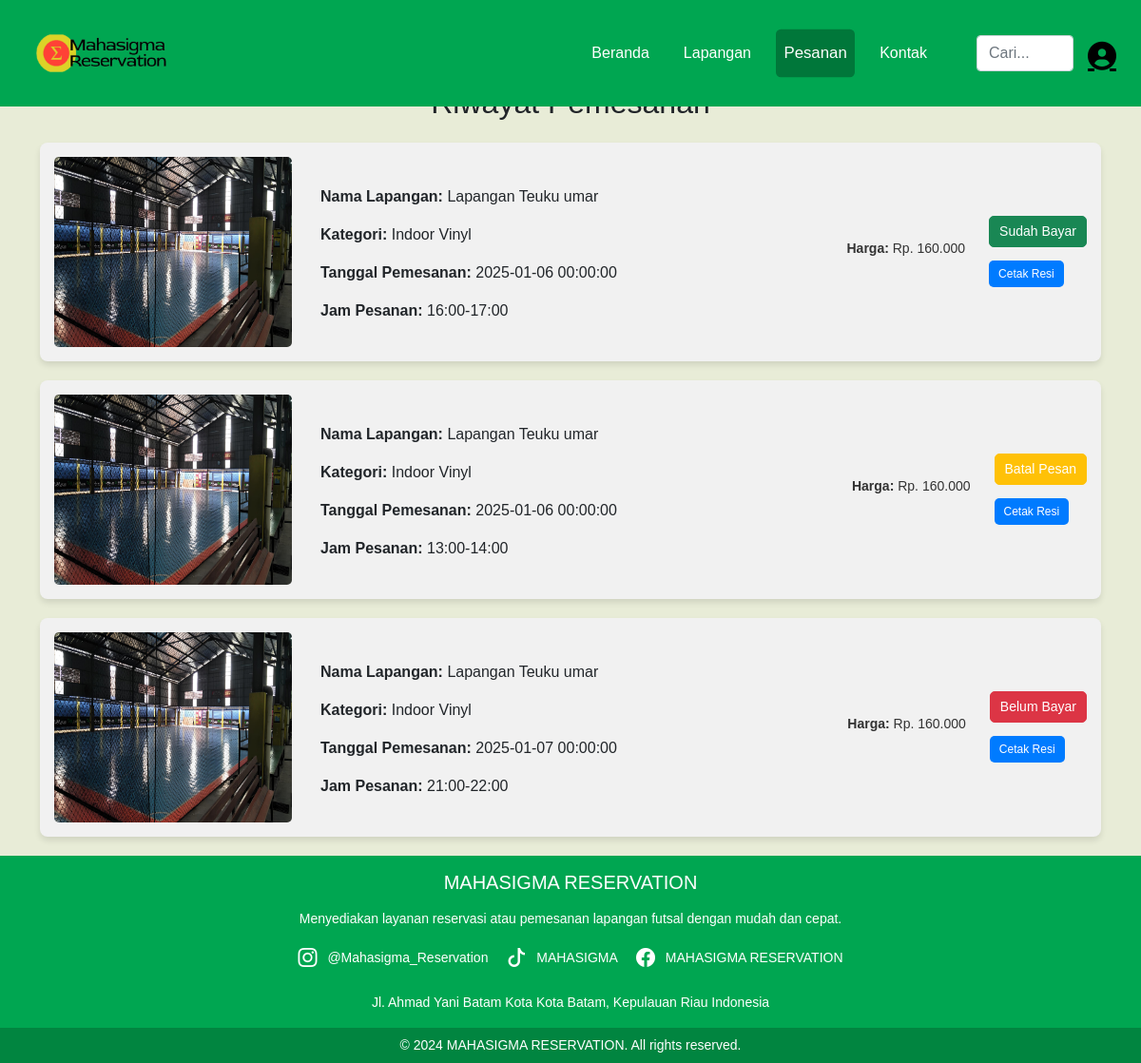
/pesanan.php (signed in), run on the app's committed database.
### tables this page shows
CREATE TABLE `pemesan` (
  `id` int(11) NOT NULL,
  `username` varchar(15) NOT NULL,
  `nama_pemesan` varchar(20) NOT NULL,
  `tanggal_pemesanan` datetime NOT NULL,
  `jam` varchar(20) NOT NULL,
  `nama_lapangan` varchar(30) NOT NULL,
  `kategori` varchar(15) NOT NULL,
  `harga` int(11) NOT NULL,
  `gambar` varchar(255) DEFAULT NULL,
  `status_bayar` enum('Belum Bayar','Sudah Bayar','Batal Pesan') DEFAULT 'Belum Bayar'
);

### pesanan.php (the view, shortened to what this page needs)
<?php
include 'koneksi.php';
$keyword = isset($_POST['search']) ? trim($_POST['search']) : '';
?>
<!DOCTYPE html>
<html lang="en">
<head>
    <link rel="stylesheet" href="https://cdn.jsdelivr.net/npm/bootstrap@5.1.3/dist/css/bootstrap.min.css">
    <link rel="stylesheet" href="https://cdnjs.cloudflare.com/ajax/libs/font-awesome/6.0.0/css/all.min.css">
    <link href="https://cdnjs.cloudflare.com/ajax/libs/bootstrap-icons/1.10.5/font/bootstrap-icons.css"
        rel="stylesheet">
</head>
<body class="bg-gray-100">
    <nav class="navbar navbar-expand-lg navbar-light fixed-top">
        <div class="container-fluid">
            <div class="flex items-center">
                <img alt="Logo" class="mr-2" height="70" src="./image/mahasigma-reservation-high-resolution-logo.png"
                    width="100%" />
            </div>
            <div class="collapse navbar-collapse" id="navbarSupportedContent">
                <ul class="navbar-nav ms-auto me-4">
                    <li class="nav-item">
                        <a class="nav-link" href="beranda.php">Beranda</a>
                    </li>
                    <li class="nav-item">
                        <a class="nav-link" href="menu_lapangan.php">Lapangan</a>
                    </li>
                    <li class="nav-item">
                        <a class="nav-link active" href="pesanan.php">Pesanan</a>
                    </li>
                    <li class="nav-item">
                        <a class="nav-link" href="kontak.php">Kontak</a>
                    </li>
                </ul>
            </div>
                        <form action="menu_lapangan.php" method="post">
                <input class="form-control me-2 mt-2" type="text" name="search" placeholder="Cari..."
                    value="<?php echo htmlspecialchars($keyword); ?>" size="5">
            </form>
            <div class="icon">
                <a href="#" class="fas fa-user-circle fa-2x" id="profile-icon"></a>
            </div>
        </div>
    </nav>
    <div class="content container">
        <h2 class="text-center">Riwayat Pemesanan</h2>
        <?php
        $query = "SELECT * FROM pemesan WHERE username = ?";
        $stmt = $koneksi->prepare($query);
        $stmt->bind_param("s", $_SESSION['username']);
        $stmt->execute();
        $result = $stmt->get_result();
        while ($row = $result->fetch_assoc()) : ?>
        <div class="order-card d-flex align-items-center">
    <img src="uploads/<?= htmlspecialchars($row['gambar']); ?>" class="img-fluid" alt="Gambar Lapangan">
    <div class="order-details">
        <form method="POST" action="pesanan.php">
            <p><strong>Nama Lapangan:</strong> <?= htmlspecialchars($row['nama_lapangan']); ?></p>
            <p><strong>Kategori:</strong> <?= htmlspecialchars($row['kategori']); ?></p>
            <p><strong>Tanggal Pemesanan:</strong> <?= htmlspecialchars($row['tanggal_pemesanan']); ?></p>
            <p><strong>Jam Pesanan:</strong> <?= htmlspecialchars($row['jam']); ?></p>
        </form>
    </div>
    <div class="order-price">
        <p><strong>Harga:</strong> Rp. <?= number_format($row['harga'], 0, ',', '.'); ?></p>
    </div>
    <div class="status-and-resi">
        <div class="order-status btn
            <?php
                if ($row['status_bayar'] == 'Sudah Bayar') {
                    echo 'btn-success';
                } elseif ($row['status_bayar'] == 'Batal Pesan') {
                    echo 'btn-warning';
                } else {
                    echo 'btn-danger';
                }
            ?> btn-sm">
            <?= htmlspecialchars($row['status_bayar']); ?>
        </div>
        <div class="mt-1">
            <a href="cetak_resi.php?id=<?= htmlspecialchars($row['id']); ?>" class="btn btn-primary">Cetak Resi</a>
        </div>
    </div>
</div>
        <?php endwhile; ?>
    </div>
   <footer class="text-white text-center py-3">
        <div class="container">
            <h5 class="mb-3">MAHASIGMA RESERVATION</h5>
            <p class="mb-3">Menyediakan layanan reservasi atau pemesanan lapangan futsal dengan mudah dan cepat.</p>
            <div>
                <a href="https://www.instagram.com" class="text-white mx-2">
                    <i class="bi bi-instagram"></i> @Mahasigma_Reservation
                </a>
                <a href="https://www.tiktok.com" class="text-white mx-2">
                    <i class="bi bi-tiktok"></i> MAHASIGMA
                </a>
                <a href="https://www.facebook.com" class="text-white mx-2">
                    <i class="bi bi-facebook"></i> MAHASIGMA RESERVATION
                </a>
            </div></br>
            <a href="https://maps.app.goo.gl/EnTkQjMoTAhNVsYT9">Jl. Ahmad Yani Batam Kota Kota Batam, Kepulauan Riau Indonesia</a>
        </div>
    </footer>
    <div class="copyright text-center text-white py-2">
        <p class="mb-0">&copy; 2024 MAHASIGMA RESERVATION. All rights reserved.</p>
    </div>
</body>
</body>
</html>

### pesanan.php (style rules this page uses)
body { display: flex; flex-direction: column; min-height: 100vh; margin: 0; padding: 0; font-family: Arial, sans-serif; box-sizing: border-box; background-color: #E8ECD7; }
div h2 { margin-top: 5%; margin-bottom: 2%; }
.navbar { background-color: #00a651; height: 10%; }
.navbar li { margin-right: 20px; padding: 0; }
.navbar-nav .nav-link { color: white !important; font-size: 16px; padding: 12px 15px; border-radius: 5px; transition: background-color 0.3s ease, transform 0.3s ease; }
.nav-link.active { background-color: #00773a; color: white !important; border-radius: 5px; transition: background-color 0.3s ease; transform: scale(1.05); }
form .form-control { margin-right: 20px; margin-bottom: 7px; }
#profile-icon { color: black; font-size: 30px; cursor: pointer; margin-right: 14px; margin-left: 15px; margin-top: 10px; }
div h2 { margin-top: 8%; }
.order-card { display: flex; align-items: center; background-color: #f1f1f1; border-radius: 8px; padding: 15px; margin: 20px 0; box-shadow: 0px 4px 6px rgba(0, 0, 0, 0.1); }
.order-card img { width: 250px; height: 200px; border-radius: 5px; }
.order-details { flex-grow: 1; padding-left: 30px; margin-top: 20px; }
.order-price { flex: 1; text-align: right; font-size: 14px; color: #333; margin: 25px; margin-top: 35px; }
.order-status { color: white; padding: 5px 10px; border-radius: 5px; }
.content { flex: 1; }
.btn-primary { margin-top: 0.625rem; width: auto; text-align: center; padding: 0.3125rem 0.625rem; border-radius: 0.3125rem; background-color: #007bff; border: none; font-size: 0.75rem; transition: background-color 0.3s ease; }
footer { background-color: #00a651; color: white; font-size: 14px; padding: 20px 0; margin-top: auto; }
footer .bi { font-size: 20px; margin-right: 7px; vertical-align: middle; }
footer a { color: white; text-decoration: none; transition: color 0.3s ease, transform 0.3s ease; }
.copyright { background-color: rgb(1, 133, 64); font-size: 14px; }

### data on the page
pemesan: gambar (picture), nama_lapangan "Lapangan Teuku umar", kategori "Indoor Vinyl", tanggal_pemesanan "2025-01-06 00:00:00", jam "16:00-17:00", harga "160.000", status_bayar "Sudah Bayar"
pemesan: gambar (picture), nama_lapangan "Lapangan Teuku umar", kategori "Indoor Vinyl", tanggal_pemesanan "2025-01-06 00:00:00", jam "13:00-14:00", harga "160.000", status_bayar "Batal Pesan"
pemesan: gambar (picture), nama_lapangan "Lapangan Teuku umar", kategori "Indoor Vinyl", tanggal_pemesanan "2025-01-07 00:00:00", jam "21:00-22:00", harga "160.000", status_bayar "Belum Bayar"
